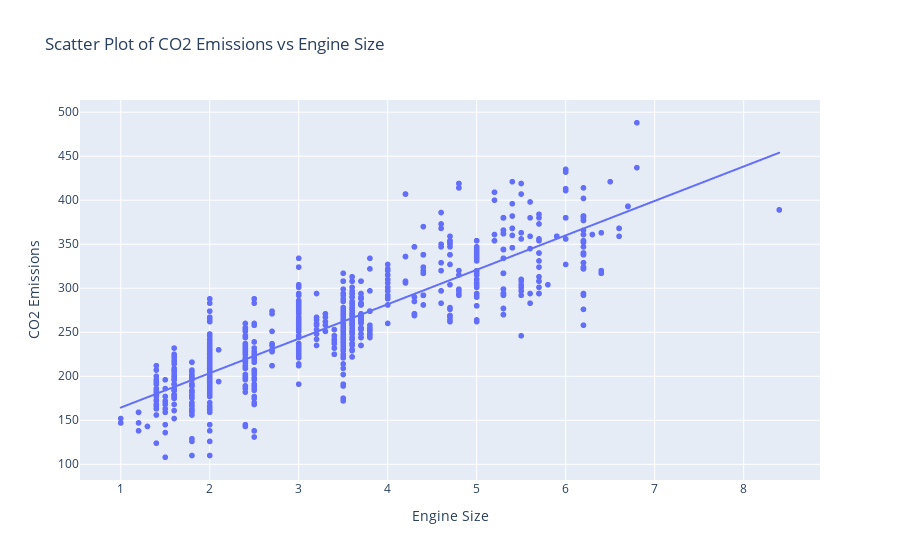

Here is the notebook cell this chart was saved with:
### Markdown cell above
## How does linear regression work?

### Code cell
import plotly.express as px

# Create a scatter plot using Plotly
fig = px.scatter(numerical_df, x='ENGINESIZE', y='CO2EMISSIONS', 
                 title='Scatter Plot of CO2 Emissions vs Engine Size',
                 labels={'ENGINESIZE': 'Engine Size', 'CO2EMISSIONS': 'CO2 Emissions'},
                 trendline="ols")

# Show the plot
fig.show()

### Figure 1 — Plotly figure (JSON) as saved in the notebook; plotly's stock layout.template omitted (floating-point values rounded to 4 significant figures; data arrays with more than 128 entries replaced by an {"elided": "..."} marker saying what was removed)
{"data": [{"hoverlabel": {"namelength": 0}, "hovertemplate": "Engine Size=%{x}<br>CO2 Emissions=%{y}", "legendgroup": "", "marker": {"color": "#636efa", "symbol": "circle"}, "mode": "markers", "name": "", "showlegend": false, "type": "scattergl", "x": {"elided": "1067 float values"}, "xaxis": "x", "y": {"elided": "1067 int values"}, "yaxis": "y"}, {"hoverlabel": {"namelength": 0}, "hovertemplate": "<b>OLS trendline</b><br>CO2EMISSIONS = 39.125200 * ENGINESIZE + 125.304099<br>R<sup>2</sup>=0.764146<br><br>Engine Size=%{x}<br>CO2 Emissions=%{y} <b>(trend)</b>", "legendgroup": "", "marker": {"color": "#636efa", "symbol": "circle"}, "mode": "lines", "name": "", "showlegend": false, "type": "scattergl", "x": {"elided": "1067 float values"}, "xaxis": "x", "y": {"elided": "1067 float values"}, "yaxis": "y"}], "layout": {"legend": {"tracegroupgap": 0}, "title": {"text": "Scatter Plot of CO2 Emissions vs Engine Size"}, "xaxis": {"anchor": "y", "domain": [0, 1], "title": {"text": "Engine Size"}}, "yaxis": {"anchor": "x", "domain": [0, 1], "title": {"text": "CO2 Emissions"}}}}
